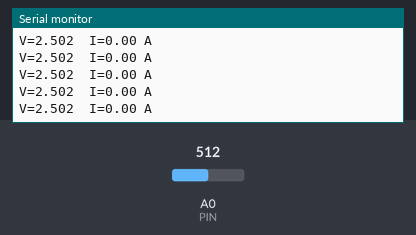
Bench run of a sketch on a simulated Arduino Nano, built with avr-gcc and run on an emulated ATmega328P. Parts: the last lines printed to the serial monitor. Inputs (shaded band) come from the test bench; at power-on: A0 (PIN) = 512.

Above: at 1.2 s.
1.3 s: A0 (PIN) set to 490
At 1.52 s:
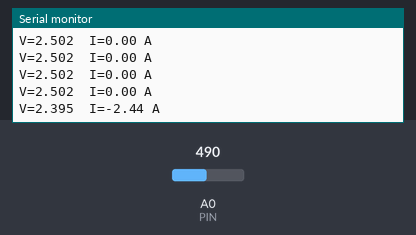
2.8 s: A0 (PIN) set to 510
At 2.81 s:
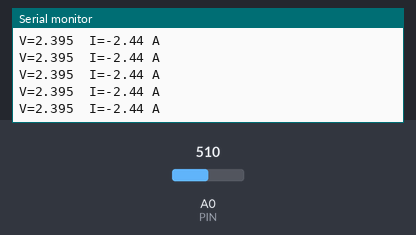
Timing chart, 0 to 5.8 s (numbered marks = the images above; inputs shaded):
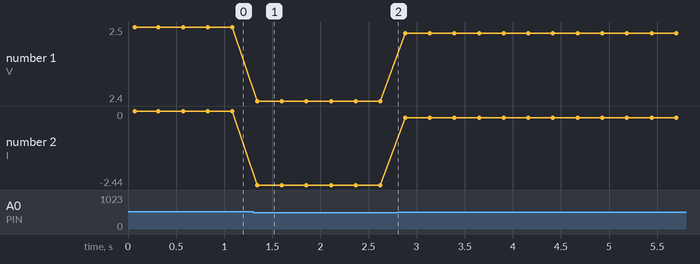

The sketch:

wcs1700_current_monitor.ino
```cpp
// Calibrates the WCS1700 zero offset, reads averaged analog samples from A0, converts the sensor voltage to current in amps, and prints values over Serial.
//
// Full tutorial: https://shillehtek.com/blogs/news/arduino-wcs1700-monitor-70a-current
// Parts used: https://shillehtek.com/products/wcs1700-70a-hall-current-sensor-module-overcurrent-detect
//             https://shillehtek.com/products/arduino-nano-v3-presoldered-ch340g-atmega328p
//             https://shillehtek.com/products/shillehtek-120pcs-multicolored-dupont-wire
// More examples: https://github.com/shillehbean/shillehtek-examples
//

const int PIN = A0;
const float VCC = 5.0;
const float SENS = 0.044;   // V/A for WCS1700 (datasheet typical)
float zeroV = 0;

void setup() {
  Serial.begin(9600);
  long sum = 0;
  for (int i = 0; i < 500; i++) sum += analogRead(PIN);
  zeroV = (sum / 500.0) * (VCC / 1023.0);
  Serial.print("Zero V: "); Serial.println(zeroV, 3);
}

void loop() {
  long sum = 0;
  for (int i = 0; i < 50; i++) sum += analogRead(PIN);
  float v = (sum / 50.0) * (VCC / 1023.0);
  float amps = (v - zeroV) / SENS;
  Serial.print("V="); Serial.print(v, 3);
  Serial.print("  I="); Serial.print(amps, 2);
  Serial.println(" A");
  delay(250);
}
```

Measured:
- after the input at 1.3 s, the serial monitor: prints a new line at once (image 1)
- plotted number 1: 2.5 → 2.4 after the input at 1.3 s, 2.4 → 2.49 after the input at 2.8 s
- plotted number 2: 0 → -2.44 after the input at 1.3 s, -2.44 → -0.22 after the input at 2.8 s
